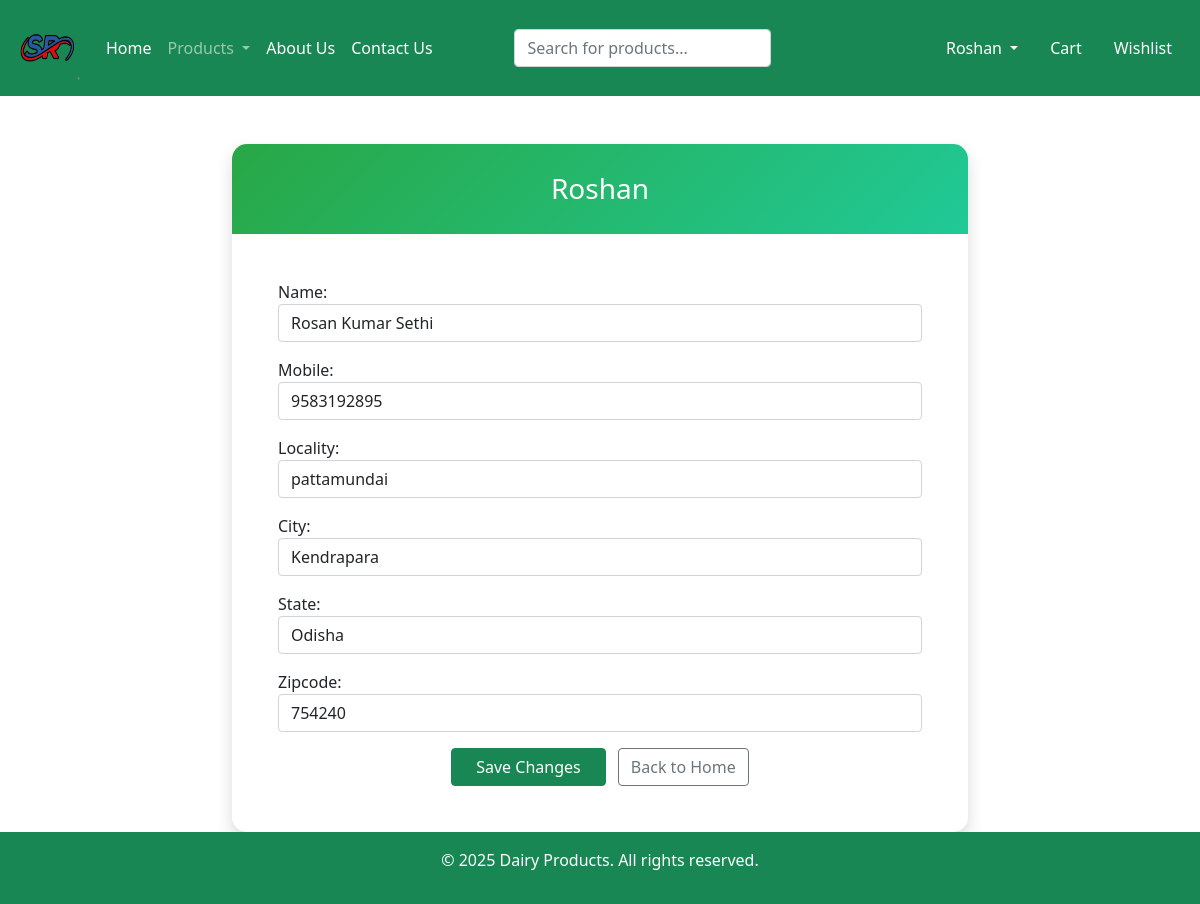
/profile/ (signed in), run on the app's committed database.
### app/models.py (models this page shows, shortened)
class Customer(models.Model):
    user=models.ForeignKey(User,on_delete=models.CASCADE)
    name=models.CharField(max_length=200)
    locality=models.CharField(max_length=200)
    city=models.CharField(max_length=50)
    mobile=models.IntegerField(default=0)
    zipcode=models.IntegerField(default=0)
    state=models.CharField(choices=STATE_CHOICES,max_length=100)

### app/views.py (the view, shortened to what this page needs)
# urls.py: path('profile/',views.ProfileView.as_view(),name='profile'),
class ProfileView(View):
    def get(self, request):
        customer, created = Customer.objects.get_or_create(user=request.user)
        form = CustomerProfileForm(instance=customer)
        return render(request, 'app/profile.html', {'form': form})

### app/forms.py (shortened to what this page needs)
class CustomerProfileForm(forms.ModelForm):
    class Meta:
        model=Customer
        fields=['name','mobile','locality','city','state','zipcode']
        widgets={
            'name':forms.TextInput(attrs={'class':'form-control'}),
            'locality':forms.TextInput(attrs={'class':'form-control'}),
            'city':forms.TextInput(attrs={'class':'form-control'}),
            'mobile':forms.NumberInput(attrs={'class':'form-control'}),
            'state':forms.Select(attrs={'class':'form-control w-100'}),
            'zipcode':forms.NumberInput(attrs={'class':'form-control'}),
        }

### app/templates/app/profile.html (shortened to what this page needs)
{% extends 'app/base.html' %}
{% block main-content %}
<div class="container my-5">
    <div class="row justify-content-center">
        <div class="col-md-8">
            <div class="profile-card shadow">
                <div class="profile-header">
                    <h3 class="mt-2">{{ request.user.get_full_name|default:request.user.username }}</h3>
                </div>
                <div class="form-section">
                    <form method="post" enctype="multipart/form-data" class="p-3">
                        {{ form.as_p }}
                        <div class="text-center mt-3">
                            <button type="submit" class="btn btn-success px-4">Save Changes</button>
                            <a href="{% url 'home' %}" class="btn btn-outline-secondary ms-2">Back to Home</a>
                        </div>
                    </form>
                </div>
            </div>
        </div>
    </div>
</div>
<br>
{% endblock main-content %}

### app/templates/app/base.html (shortened to what this page needs)
<!DOCTYPE html>
{% load static %}
<html lang="en">
<head>
    <link href="https://cdn.jsdelivr.net/npm/bootstrap@5.0.2/dist/css/bootstrap.min.css"
          rel="stylesheet"
>
    <link rel="stylesheet" href="{% static 'app/css/owl.carousel.min.css' %}" />
    <link rel="stylesheet" href="{% static 'app/css/all.min.css' %}" />
    <link rel="stylesheet" href="{% static 'app/css/style.css' %}" />
</head>
<body>
    <nav class="navbar navbar-expand-lg navbar-dark bg-success">
        <div class="container-fluid">
            <a class="navbar-brand" href="#">
                <img src="{% static 'app/images/product/srlogo.png' %}" width="70" height="70" alt="Logo" />
            </a>
            <div class="collapse navbar-collapse" id="navbarSupportedContent">
                <ul class="navbar-nav me-auto mb-2 mb-lg-0">
                    {% if request.user.is_authenticated %}
                    <li class="nav-item">
                        <a class="nav-link active" aria-current="page" href="/">Home</a>
                    </li>
                    <li class="nav-item dropdown">
                        <a class="nav-link dropdown-toggle" href="#" role="button"
                           data-bs-toggle="dropdown" aria-expanded="false">
                           Products
                        </a>
                    </li>
                    <li class="nav-item">
                        <a class="nav-link text-white" href="{% url 'about' %}">About Us</a>
                    </li>
                    <li class="nav-item">
                        <a class="nav-link text-white" href="{% url 'contact' %}">Contact Us</a>
                    </li>
                </ul>
                <form class="d-flex" method="GET" action="{% url 'search' %}">
  <input class="form-control me-2" type="search" placeholder="Search for products..." name="query" required>
  <button class="btn btn-outline-success" type="submit">Search</button>
</form>
                <ul class="navbar-nav ms-auto mb-2 mb-lg-0">
                    <li class="nav-item dropdown mx-2">
                        <a class="nav-link dropdown-toggle text-white" href="#" id="profileDropdown"
                           role="button" data-bs-toggle="dropdown" aria-expanded="false">
                           {{ request.user.username|capfirst }}
                        </a>
                    </li>
                    <li class="nav-item mx-2">
                        <a href="{% url 'show_cart' %}" class="nav-link text-white">Cart</a>
                    </li>
                    <li class="nav-item mx-2">
                        <a href="{% url 'wishlist'  %}" class="nav-link text-white">Wishlist</a>
                    </li>
                </ul>
                    {% endif %}
            </div>
        </div>
    </nav>
    {% block main-content %}{% endblock main-content %}
    <footer class="bg-success fixed-bottom text-center text-white py-3">
        <p>&copy; 2025 Dairy Products. All rights reserved.</p>
    </footer>
</body>
</html>

### app/templates/app/profile.html (style rules this page uses)
.profile-card { background: #fff; border-radius: 15px; box-shadow: 0 4px 20px rgba(0,0,0,0.1); transition: 0.3s; }
.profile-header { text-align: center; background: linear-gradient(135deg, #28a745, #20c997); color: white; border-radius: 15px 15px 0 0; padding: 20px; }
.form-section { padding: 30px; }

### data on the page
Customer: name "Rosan Kumar Sethi", mobile "9583192895", locality "pattamundai", city "Kendrapara", state "Odisha", zipcode "754240"

### other printed values
{{ request.user.username|capfirst }} "Roshan"
{{ request.user.get_full_name|default:request.user.username }} "Roshan"
